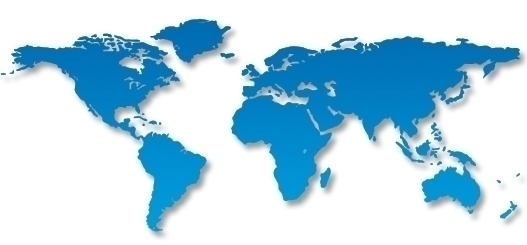
#> input picture 3-Contours/images/map.jpg, 527 x 245 px
$ python 4-convexHull.py
#> lines starting #> are read from the running program, lines starting #| are printed output that depends on the picture; after the words box and inside, x2 and y2 are one past the last pixel; in counts of white or black regions, pixels touching at a corner belong together
# -*- coding: utf-8 -*-

import cv2 as  cv
import numpy as np


img = cv.imread("images/map.jpg")
#> img is the input picture: shape (245, 527, 3); mean B, G, R 232, 214.9, 181.7
bg = cv.cvtColor(img, cv.COLOR_BGR2GRAY)
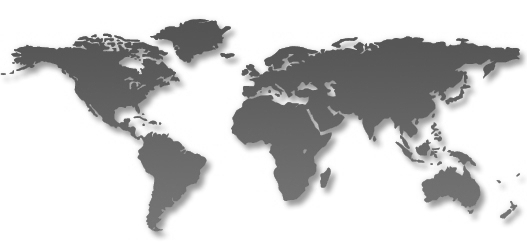
#> bg: shape (245, 527); min 81, max 255, mean 206.9
blur = cv.blur(bg,(3,3))
_,thres = cv.threshold(blur,200,255,cv.THRESH_BINARY)
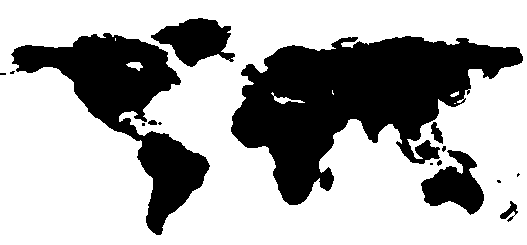
#> thres: shape (245, 527); 67.5% white; 16 black regions (8 under 20 px)
contours,_ = cv.findContours(thres, cv.RETR_TREE,cv.CHAIN_APPROX_SIMPLE)
#> contours = 25 contours, 12 with area under 20; largest, box (x1, y1, x2, y2) and area: (0, 0, 527, 245) 128327, (230, 35, 524, 206) 24936, (10, 32, 211, 236) 13105, (150, 17, 236, 68) 2497, (420, 149, 485, 216) 2344
hull =  []

for i in range(len(contours)):
    hull.append(cv.convexHull(contours[i],False))
#> this loop made 25 passes
#> after the loop, hull = 25 contours, 11 with area under 20; largest, box (x1, y1, x2, y2) and area: (0, 0, 527, 245) 128344, (230, 35, 524, 206) 33999, (10, 32, 211, 236) 22598, (150, 17, 236, 68) 3062, (420, 149, 485, 216) 3033
for i in range(len(contours)):
    cv.drawContours(img, contours,i,(0,255,0),3,8)
    cv.drawContours(img, hull,i,(0,0,255),4,8)
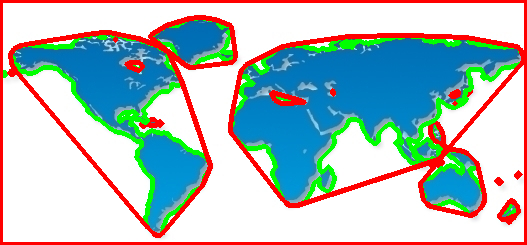
#> img: shape (245, 527, 3); 17.56% of pixels changed, all inside (x1, y1, x2, y2) = (0, 0, 527, 245)
cv.imshow("image",img)
cv.waitKey(0)
cv.destroyAllWindows()

$ run again, with 3-Contours/images/greenHat.jpg copied over 3-Contours/images/map.jpg
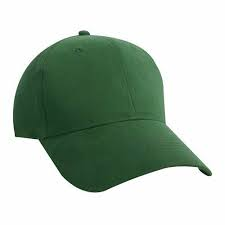
#> input picture 3-Contours/images/greenHat.jpg, 225 x 225 px
#> img is the input picture: shape (225, 225, 3); mean B, G, R 177.3, 189.1, 175.1
#> `_,thres = cv.threshold(blur,200,255,cv.THRESH_BINARY)`:
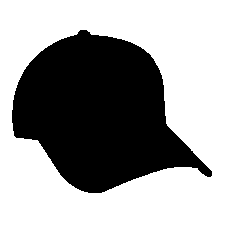
#> thres: shape (225, 225); 60.7% white; 1 black region
#> contours = 2 contours; box (x1, y1, x2, y2) and area: (0, 0, 225, 225) 50176, (11, 29, 213, 194) 20161
#> the loop `for i in range(len(contours)):` made 2 passes
#> after the loop `for i in range(len(contours)):`: hull = 2 contours; box (x1, y1, x2, y2) and area: (0, 0, 225, 225) 50176, (11, 29, 213, 194) 22732
#> after the loop `for i in range(len(contours)):`:
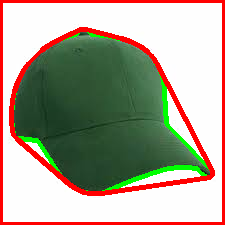
#> img: shape (225, 225, 3); 13.28% of pixels changed, all inside (x1, y1, x2, y2) = (0, 0, 225, 225)

$ run again, with 3-Contours/images/star.png saved as 3-Contours/images/map.jpg
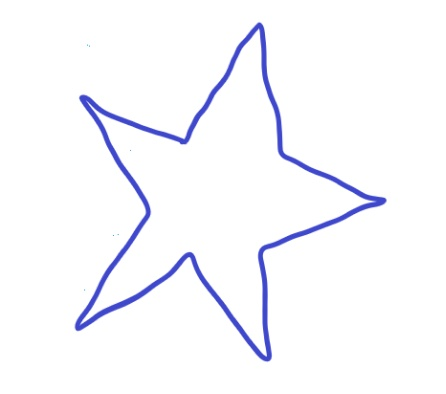
#> input picture 3-Contours/images/star.png, 446 x 394 px
#> img is the input picture: shape (394, 446, 3); mean B, G, R 252.7, 248.2, 247.9
#> `_,thres = cv.threshold(blur,200,255,cv.THRESH_BINARY)`:
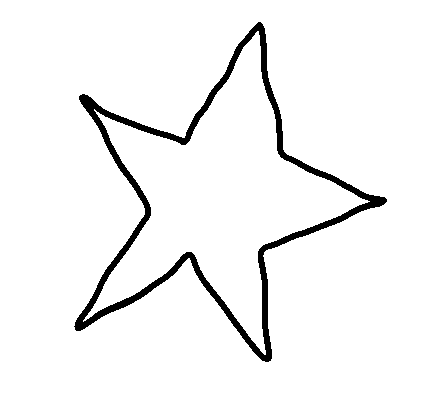
#> thres: shape (394, 446); 95.6% white; 1 black region
#> contours = 3 contours; box (x1, y1, x2, y2) and area: (0, 0, 446, 394) 174885, (73, 21, 388, 363) 39998, (83, 31, 370, 355) 31148
#> the loop `for i in range(len(contours)):` made 3 passes
#> after the loop `for i in range(len(contours)):`: hull = 3 contours; box (x1, y1, x2, y2) and area: (0, 0, 446, 394) 174885, (73, 21, 388, 363) 75784, (83, 31, 370, 355) 63625
#> after the loop `for i in range(len(contours)):`:
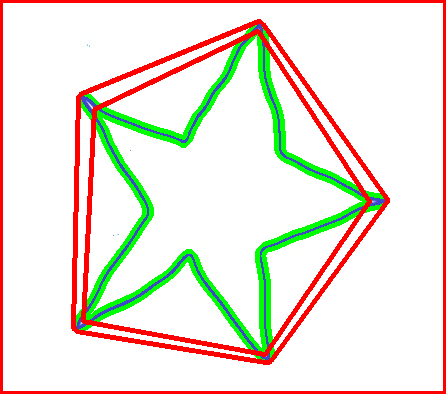
#> img: shape (394, 446, 3); 14.13% of pixels changed, all inside (x1, y1, x2, y2) = (0, 0, 446, 394)
